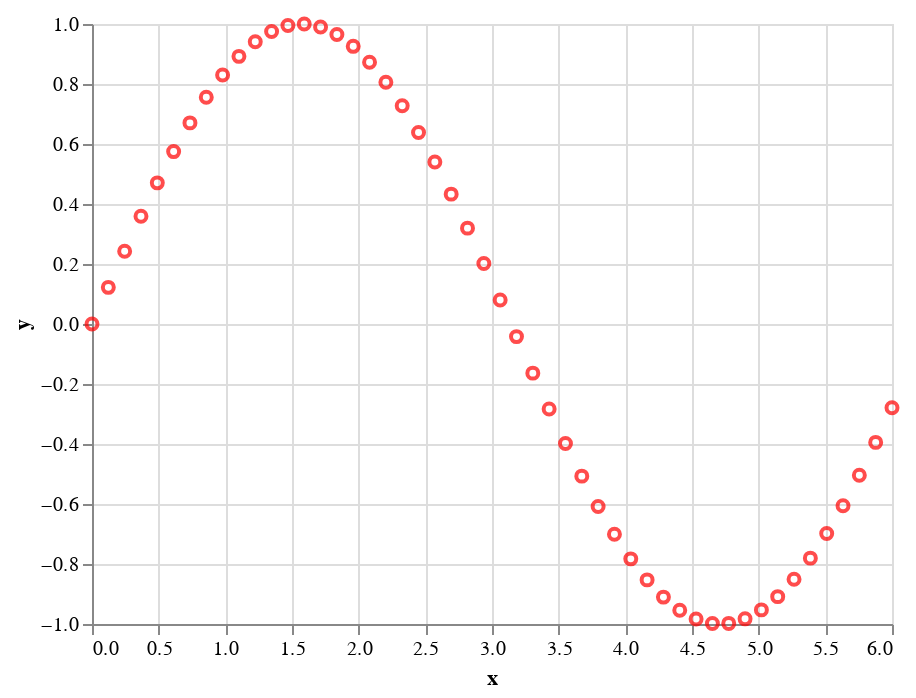

The notebook cell this image was saved under:
### Code cell
alt.Chart(df
        ).mark_point(
            color='red'
        ).encode(
            x='x:Q',
            y='y:Q')

### Figure 1 — Vega-Lite specification as saved in the notebook (floating-point values rounded to 4 significant figures)
{"$schema": "https://vega.github.io/schema/vega-lite/v2.6.0.json", "config": {"view": {"height": 300, "width": 400}}, "data": {"name": "data-72dd42ee6ce7a5befd442e8097e0302b"}, "datasets": {"data-72dd42ee6ce7a5befd442e8097e0302b": [{"x": 0, "y": 0}, {"x": 0.1224, "y": 0.1221}, {"x": 0.2449, "y": 0.2425}, {"x": 0.3673, "y": 0.3591}, {"x": 0.4898, "y": 0.4704}, {"x": 0.6122, "y": 0.5747}, {"x": 0.7347, "y": 0.6704}, {"x": 0.8571, "y": 0.756}, {"x": 0.9796, "y": 0.8303}, {"x": 1.102, "y": 0.8921}, {"x": 1.224, "y": 0.9406}, {"x": 1.347, "y": 0.975}, {"x": 1.469, "y": 0.9949}, {"x": 1.592, "y": 0.9998}, {"x": 1.714, "y": 0.9897}, {"x": 1.837, "y": 0.9648}, {"x": 1.959, "y": 0.9255}, {"x": 2.082, "y": 0.8723}, {"x": 2.204, "y": 0.8061}, {"x": 2.327, "y": 0.7278}, {"x": 2.449, "y": 0.6386}, {"x": 2.571, "y": 0.5398}, {"x": 2.694, "y": 0.4329}, {"x": 2.816, "y": 0.3196}, {"x": 2.939, "y": 0.2014}, {"x": 3.061, "y": 0.08028}, {"x": 3.184, "y": -0.04207}, {"x": 3.306, "y": -0.1638}, {"x": 3.429, "y": -0.2831}, {"x": 3.551, "y": -0.3981}, {"x": 3.673, "y": -0.5072}, {"x": 3.796, "y": -0.6086}, {"x": 3.918, "y": -0.701}, {"x": 4.041, "y": -0.7828}, {"x": 4.163, "y": -0.853}, {"x": 4.286, "y": -0.9103}, {"x": 4.408, "y": -0.9541}, {"x": 4.531, "y": -0.9835}, {"x": 4.653, "y": -0.9982}, {"x": 4.776, "y": -0.998}, {"x": 4.898, "y": -0.9828}, {"x": 5.02, "y": -0.9529}, {"x": 5.143, "y": -0.9088}, {"x": 5.265, "y": -0.851}, {"x": 5.388, "y": -0.7805}, {"x": 5.51, "y": -0.6983}, {"x": 5.633, "y": -0.6056}, {"x": 5.755, "y": -0.5039}, {"x": 5.878, "y": -0.3946}, {"x": 6, "y": -0.2794}]}, "encoding": {"x": {"field": "x", "type": "quantitative"}, "y": {"field": "y", "type": "quantitative"}}, "mark": {"color": "red", "type": "point"}}
